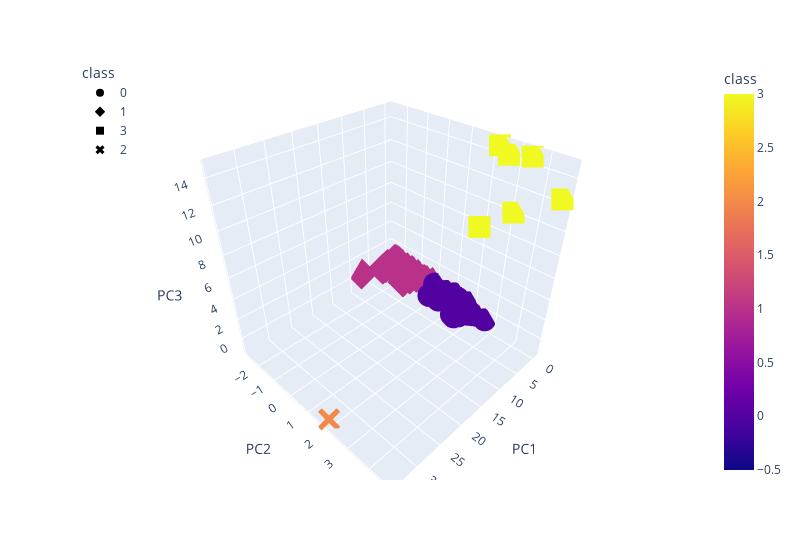

Notebook source saved alongside this figure:
### Markdown cell above
### Visualizing Results

#### 3D-Scatter with Clusters

### Code cell
# Create a 3D-Scatter with the PCA data and the clusters
fig = px.scatter_3d(
    cluster_df,
    x="PC1",
    y="PC2",
    z="PC3",
    color="class",
    symbol="class",
    hover_name="CoinName",
    hover_data=["Algorithm"],
    width=800,
)
fig.update_layout(legend=dict(x=0, y=1))
fig.show()

### Figure 1 — Plotly figure (JSON) as saved in the notebook; plotly's stock layout.template omitted (floating-point values rounded to 4 significant figures; data arrays with more than 128 entries replaced by an {"elided": "..."} marker saying what was removed)
{"data": [{"customdata": {"elided": "286x1 str values"}, "hovertemplate": "<b>%{hovertext}</b><br><br>class=%{marker.color}<br>PC1=%{x}<br>PC2=%{y}<br>PC3=%{z}<br>Algorithm=%{customdata[0]}<extra></extra>", "hovertext": {"elided": "286 str values"}, "legendgroup": "0", "marker": {"color": {"elided": "286 int values"}, "coloraxis": "coloraxis", "symbol": "circle"}, "mode": "markers", "name": "0", "scene": "scene", "showlegend": true, "type": "scatter3d", "x": {"elided": "286 float values"}, "y": {"elided": "286 float values"}, "z": {"elided": "286 float values"}}, {"customdata": {"elided": "239x1 str values"}, "hovertemplate": "<b>%{hovertext}</b><br><br>class=%{marker.color}<br>PC1=%{x}<br>PC2=%{y}<br>PC3=%{z}<br>Algorithm=%{customdata[0]}<extra></extra>", "hovertext": {"elided": "239 str values"}, "legendgroup": "1", "marker": {"color": {"elided": "239 int values"}, "coloraxis": "coloraxis", "symbol": "diamond"}, "mode": "markers", "name": "1", "scene": "scene", "showlegend": true, "type": "scatter3d", "x": {"elided": "239 float values"}, "y": {"elided": "239 float values"}, "z": {"elided": "239 float values"}}, {"customdata": [["VeChainThor Authority"], ["Proof-of-BibleHash"], ["SHA-256 + Hive"], ["Proof-of-Authority"], ["ECC 256K1"], ["Leased POS"]], "hovertemplate": "<b>%{hovertext}</b><br><br>class=%{marker.color}<br>PC1=%{x}<br>PC2=%{y}<br>PC3=%{z}<br>Algorithm=%{customdata[0]}<extra></extra>", "hovertext": ["Vechain", "BiblePay", "LitecoinCash", "Poa Network", "Acute Angle Cloud", "Waves"], "legendgroup": "3", "marker": {"color": [3, 3, 3, 3, 3, 3], "coloraxis": "coloraxis", "symbol": "square"}, "mode": "markers", "name": "3", "scene": "scene", "showlegend": true, "type": "scatter3d", "x": [4.395, -0.2279, -0.3745, -0.4466, -0.3247, -0.3783], "y": [2.546, 2.682, 4.729, 3.134, 3.503, 2.287], "z": [9.366, 14.34, 12.52, 10.17, 14.72, 14.77]}, {"customdata": [["TRC10"]], "hovertemplate": "<b>%{hovertext}</b><br><br>class=%{marker.color}<br>PC1=%{x}<br>PC2=%{y}<br>PC3=%{z}<br>Algorithm=%{customdata[0]}<extra></extra>", "hovertext": ["BitTorrent"], "legendgroup": "2", "marker": {"color": [2], "coloraxis": "coloraxis", "symbol": "x"}, "mode": "markers", "name": "2", "scene": "scene", "showlegend": true, "type": "scatter3d", "x": [34.08], "y": [1.868], "z": [-1.234]}], "layout": {"coloraxis": {"colorbar": {"title": {"text": "class"}}, "colorscale": [[0, "#0d0887"], [0.1111, "#46039f"], [0.2222, "#7201a8"], [0.3333, "#9c179e"], [0.4444, "#bd3786"], [0.5556, "#d8576b"], [0.6667, "#ed7953"], [0.7778, "#fb9f3a"], [0.8889, "#fdca26"], [1, "#f0f921"]]}, "legend": {"title": {"text": "class"}, "tracegroupgap": 0, "x": 0, "y": 1}, "margin": {"t": 60}, "scene": {"domain": {"x": [0, 1], "y": [0, 1]}, "xaxis": {"title": {"text": "PC1"}}, "yaxis": {"title": {"text": "PC2"}}, "zaxis": {"title": {"text": "PC3"}}}, "width": 800}}
